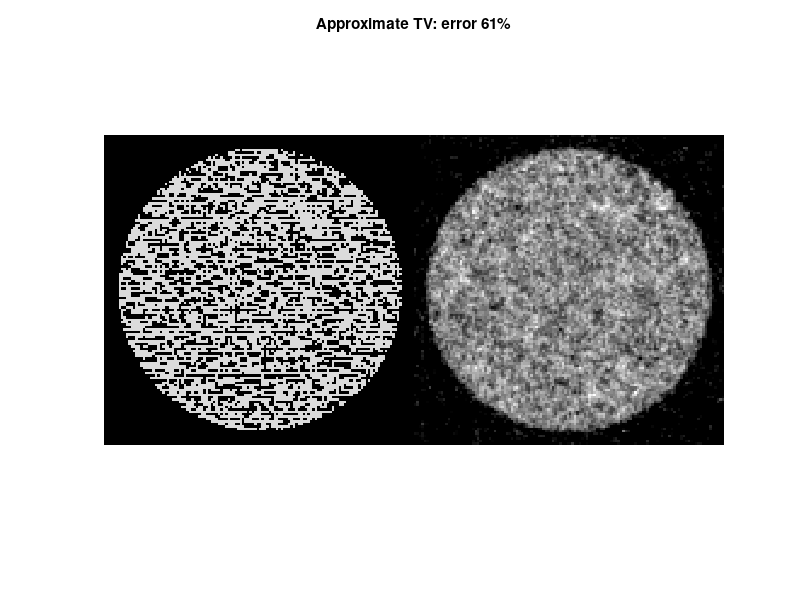
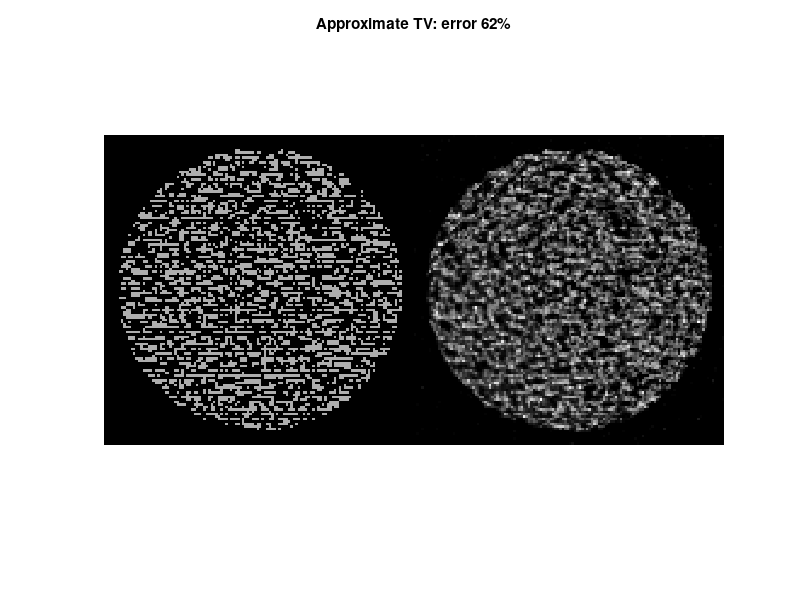
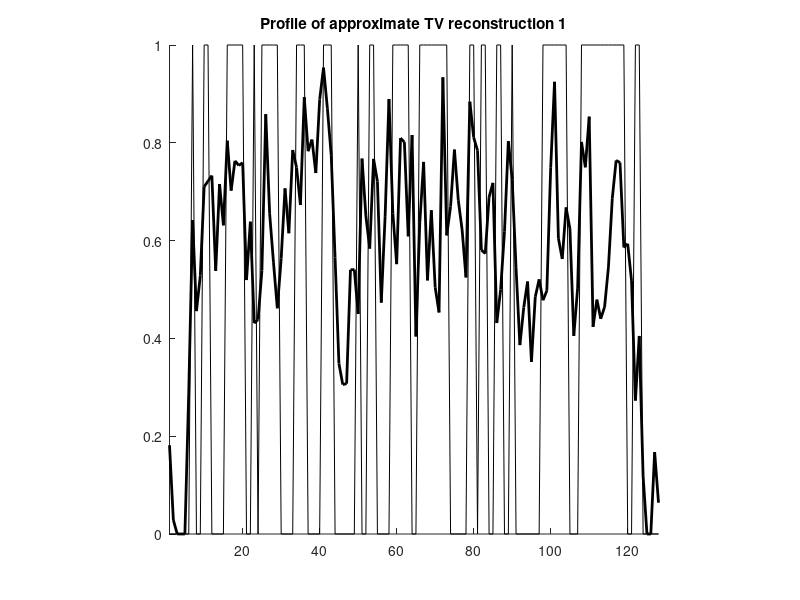
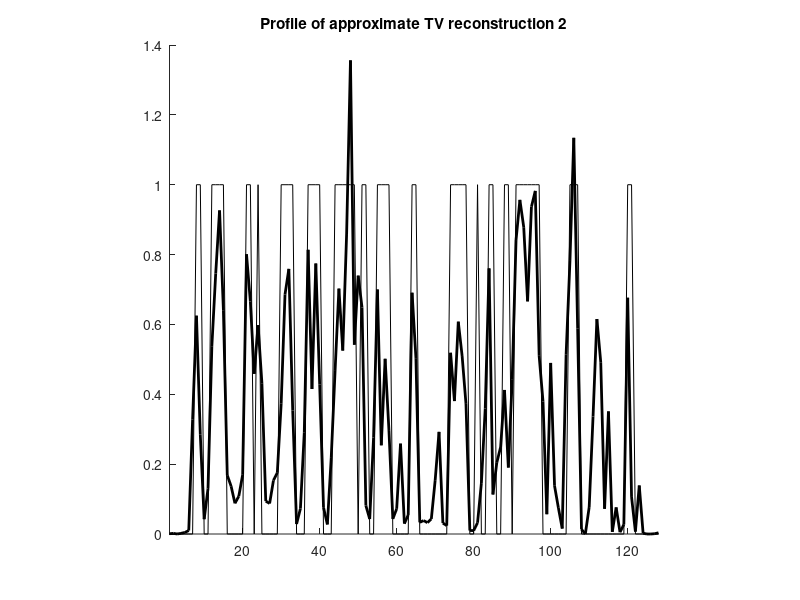

The MATLAB source for these figures, in order:
% Plot the results of routine XRsparseD_aTV_comp.m
%
% Jennifer Mueller and Samuli Siltanen, October 2012

% Plot parameters
fsize     = 12;
thinline  = .5;
thickline = 2;

% Load reconstruction
 load XRsparse_aTV_JTV_carpet recn1 recn2 alpha target1 target2 obj
%load XRsparse_aTV_JTV_HY recn1 recn2 alpha target1 target2 obj

% Compute relative errors
err_squ1 = norm(target1(:)-recn1(:))/norm(target1(:));
err_squ2 = norm(target2(:)-recn2(:))/norm(target2(:));

% Plot reconstruction image 1
figure(1)
clf
%imagesc([target1,recn1],[0,1])
imagesc([target1,recn1]);
colormap gray
axis equal
axis off
title(['Approximate TV: error ', num2str(round(err_squ1*100)), '%'])

% Plot reconstruction image 2
figure(2)
clf
%imagesc([target2,recn2],[0,1])
imagesc([target2,recn2]);
colormap gray
axis equal
axis off
title(['Approximate TV: error ', num2str(round(err_squ2*100)), '%'])

% Plot profile of reconstruction 1
figure(3)
clf
plot(target1(end/2,:),'k','linewidth',thinline)
hold on
plot(recn1(end/2,:),'k','linewidth',thickline)
xlim([1 size(recn1,1)])
axis square
box off
title('Profile of approximate TV reconstruction 1')

% Plot profile of reconstruction 2
figure(4)
clf
plot(target2(end/2,:),'k','linewidth',thinline)
hold on
plot(recn2(end/2,:),'k','linewidth',thickline)
xlim([1 size(recn2,1)])
axis square
box off
title('Profile of approximate TV reconstruction 2')

% Plot evolution of oblective function
figure(5)
clf
semilogy(obj,'b')
axis square
title('Values of objective function during iteration')



